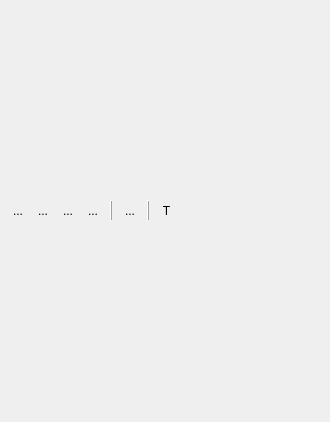
<?xml version="1.0" encoding="UTF-8"?>
<ui version="4.0">
 <class>QueryBuilderTablesWidget</class>
 <widget class="QWidget" name="QueryBuilderTablesWidget">
  <property name="geometry">
   <rect>
    <x>0</x>
    <y>0</y>
    <width>330</width>
    <height>422</height>
   </rect>
  </property>
  <property name="windowTitle">
   <string>Form</string>
  </property>
  <layout class="QGridLayout" name="gridLayout">
   <property name="leftMargin">
    <number>6</number>
   </property>
   <property name="topMargin">
    <number>6</number>
   </property>
   <property name="rightMargin">
    <number>6</number>
   </property>
   <property name="bottomMargin">
    <number>6</number>
   </property>
   <item row="0" column="0">
    <layout class="QHBoxLayout" name="horizontalLayout">
     <item>
      <layout class="QVBoxLayout" name="verticalLayout">
       <item>
        <layout class="QHBoxLayout" name="horizontalLayout_2">
         <property name="spacing">
          <number>1</number>
         </property>
         <item>
          <widget class="QToolButton" name="btnNewSubQuery">
           <property name="toolTip">
            <string>Создать вложенный запрос</string>
           </property>
           <property name="text">
            <string>...</string>
           </property>
           <property name="icon">
            <iconset resource="resurses.qrc">
             <normaloff>:/img/subquery_new.png</normaloff>:/img/subquery_new.png</iconset>
           </property>
           <property name="autoRaise">
            <bool>true</bool>
           </property>
          </widget>
         </item>
         <item>
          <widget class="QToolButton" name="btnNewTempTable">
           <property name="toolTip">
            <string>Создать описание временной таблицы</string>
           </property>
           <property name="text">
            <string>...</string>
           </property>
           <property name="icon">
            <iconset resource="resurses.qrc">
             <normaloff>:/img/temp_table_new.png</normaloff>:/img/temp_table_new.png</iconset>
           </property>
           <property name="autoRaise">
            <bool>true</bool>
           </property>
          </widget>
         </item>
         <item>
          <widget class="QToolButton" name="btnEdit">
           <property name="toolTip">
            <string>Изменить текущий элемент (F2)</string>
           </property>
           <property name="text">
            <string>...</string>
           </property>
           <property name="icon">
            <iconset resource="resurses.qrc">
             <normaloff>:/img/itemEdit.png</normaloff>:/img/itemEdit.png</iconset>
           </property>
           <property name="shortcut">
            <string>F2</string>
           </property>
           <property name="autoRaise">
            <bool>true</bool>
           </property>
          </widget>
         </item>
         <item>
          <widget class="QToolButton" name="btnDelete">
           <property name="toolTip">
            <string>Удалить текущий элемент (Alt+Shift+Del)</string>
           </property>
           <property name="text">
            <string>...</string>
           </property>
           <property name="icon">
            <iconset resource="resurses.qrc">
             <normaloff>:/img/delete.png</normaloff>:/img/delete.png</iconset>
           </property>
           <property name="shortcut">
            <string>Ctrl+C</string>
           </property>
           <property name="autoRaise">
            <bool>true</bool>
           </property>
          </widget>
         </item>
         <item>
          <widget class="QLabel" name="label">
           <property name="minimumSize">
            <size>
             <width>2</width>
             <height>0</height>
            </size>
           </property>
           <property name="frameShape">
            <enum>QFrame::VLine</enum>
           </property>
           <property name="frameShadow">
            <enum>QFrame::Raised</enum>
           </property>
           <property name="text">
            <string/>
           </property>
          </widget>
         </item>
         <item>
          <widget class="QToolButton" name="btnTableReplace">
           <property name="toolTip">
            <string>Заменить таблицу ...</string>
           </property>
           <property name="text">
            <string>...</string>
           </property>
           <property name="icon">
            <iconset resource="resurses.qrc">
             <normaloff>:/img/table_replace.png</normaloff>:/img/table_replace.png</iconset>
           </property>
           <property name="autoRaise">
            <bool>true</bool>
           </property>
          </widget>
         </item>
         <item>
          <widget class="QLabel" name="label_2">
           <property name="minimumSize">
            <size>
             <width>2</width>
             <height>0</height>
            </size>
           </property>
           <property name="frameShape">
            <enum>QFrame::VLine</enum>
           </property>
           <property name="frameShadow">
            <enum>QFrame::Raised</enum>
           </property>
           <property name="text">
            <string/>
           </property>
          </widget>
         </item>
         <item>
          <widget class="QToolButton" name="btnHideColumn">
           <property name="text">
            <string>T</string>
           </property>
           <property name="icon">
            <iconset resource="resurses.qrc">
             <normaloff>:/img/select_type.png</normaloff>:/img/select_type.png</iconset>
           </property>
           <property name="checkable">
            <bool>true</bool>
           </property>
           <property name="checked">
            <bool>false</bool>
           </property>
           <property name="autoRaise">
            <bool>true</bool>
           </property>
          </widget>
         </item>
         <item>
          <spacer name="horizontalSpacer">
           <property name="orientation">
            <enum>Qt::Horizontal</enum>
           </property>
           <property name="sizeHint" stdset="0">
            <size>
             <width>40</width>
             <height>20</height>
            </size>
           </property>
          </spacer>
         </item>
        </layout>
       </item>
      </layout>
     </item>
    </layout>
   </item>
  </layout>
 </widget>
 <resources>
  <include location="resurses.qrc"/>
 </resources>
 <connections/>
</ui>
